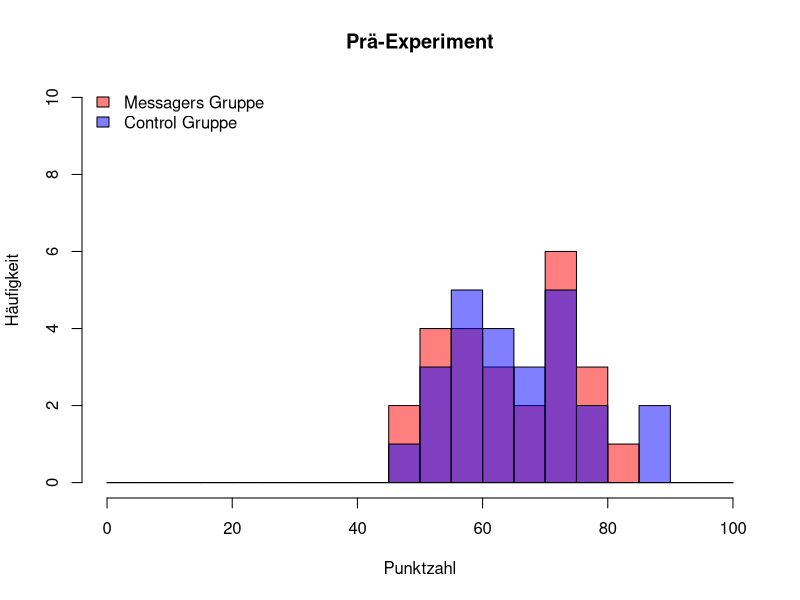
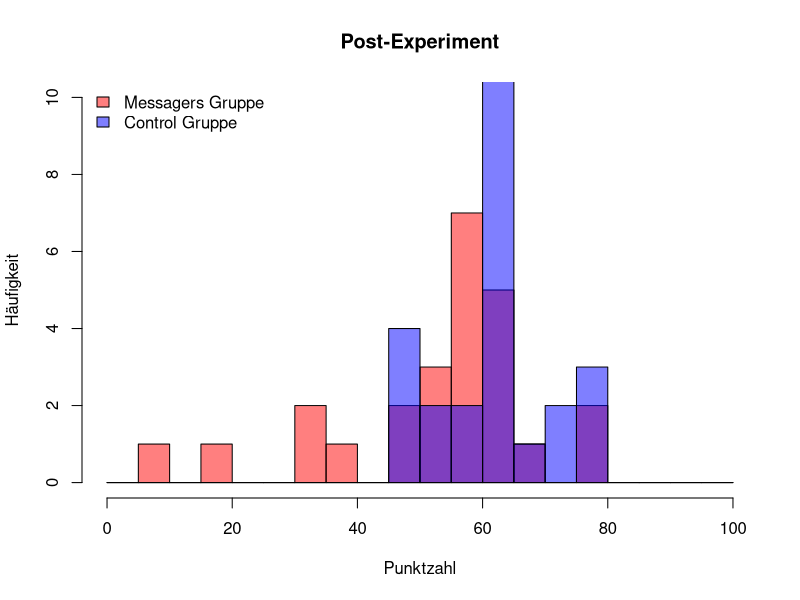
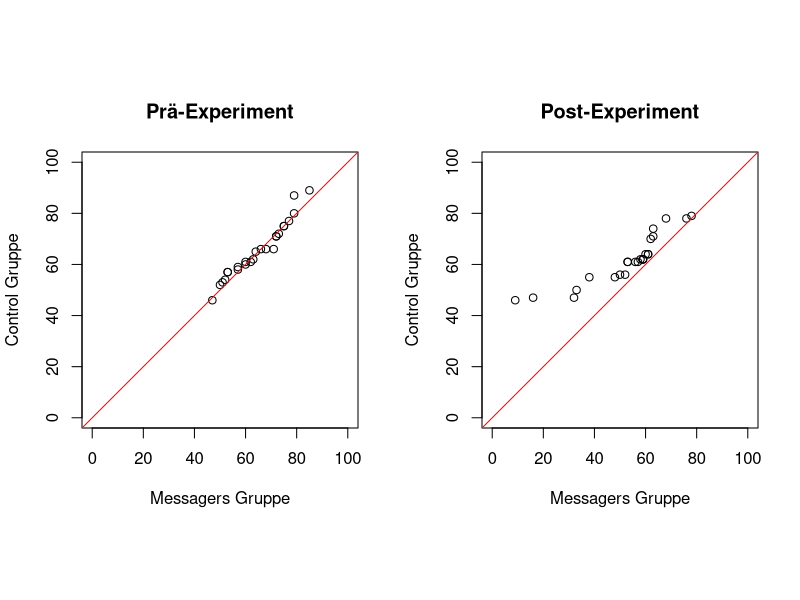
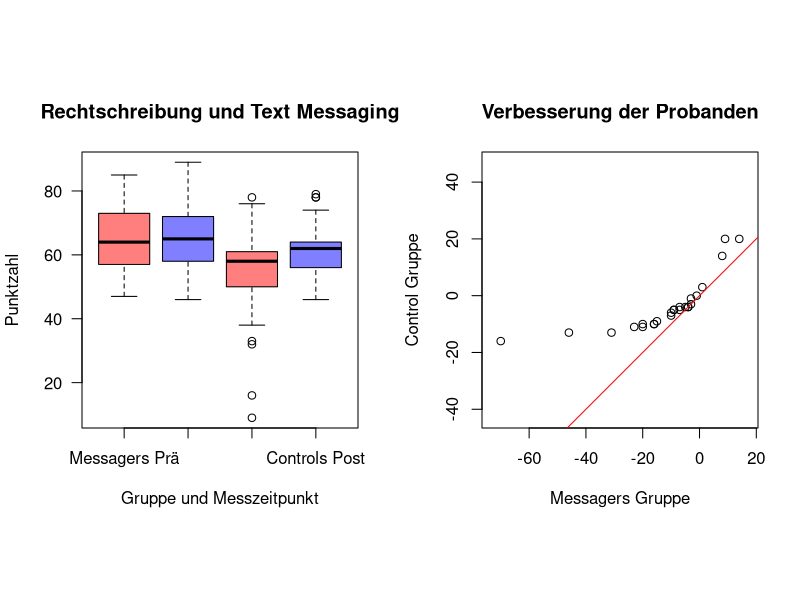
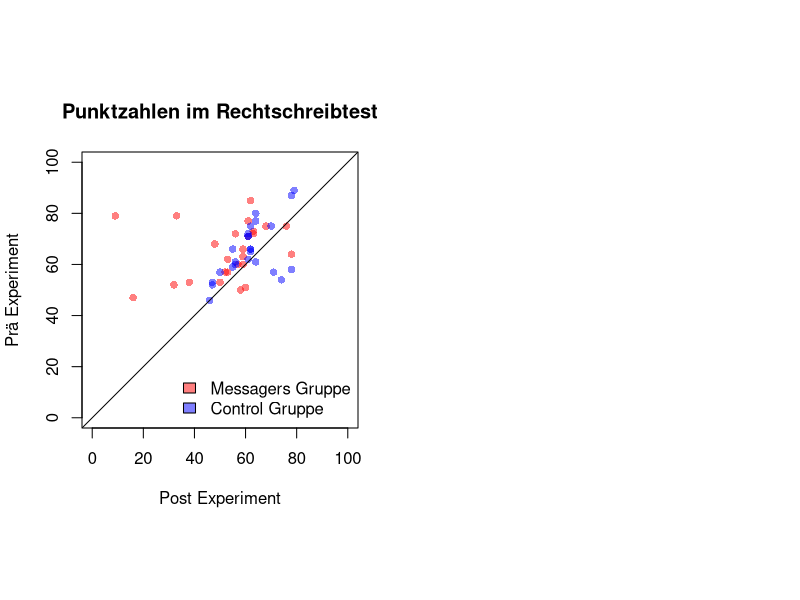

These figures' R source, in order:
## ---- chunk 1
knitr::opts_chunk$set(error=TRUE,        # Keep compiling upon error
                      collapse=TRUE,     # collapse by default
                      echo=TRUE,         # echo code by default
                      comment = "#>",    # change comment character
                      fig.width = 5,     # set figure width
                      out.width = "50%", # set width of displayed images
                      warning=TRUE,      # show R warnings
                      message=FALSE)     # show R messages
## ---- chunk 2
# import the data (delete the white spaces before importing)
df <- read.table("TextMessages.dat", sep = "\t", col.names = c("group", "pre", "post"), colClasses = c("factor", "integer", "integer"), skip = 1)
## ---- chunk 3
hist(df$pre[df$group == "TextMessagers"], col=rgb(1,0,0,0.5),xlim=c(0,100), ylim=c(0,10),
     main="Prä-Experiment", xlab="Punktzahl", ylab = "Häufigkeit", breaks = seq(0,100,5))
hist(df$pre[df$group == "Controls"], col=rgb(0,0,1,0.5),breaks = seq(0,100,5), add=T)
legend("topleft", legend=c("Messagers Gruppe", "Control Gruppe"),
       fill = c(rgb(1,0,0,0.5),rgb(0,0,1,0.5)), cex=1, bty = "n")
## ---- chunk 4
hist(df$post[df$group == "TextMessagers"], col=rgb(1,0,0,0.5),xlim=c(0,100), ylim=c(0,10),
     main="Post-Experiment", xlab="Punktzahl", ylab = "Häufigkeit", breaks = seq(0,100,5))
hist(df$post[df$group == "Controls"], col=rgb(0,0,1,0.5),breaks = seq(0,100,5), add=T)
legend("topleft", legend=c("Messagers Gruppe", "Control Gruppe"),
       fill = c(rgb(1,0,0,0.5),rgb(0,0,1,0.5)), cex=1, bty = "n")
## ---- chunk 5
{
par(mfrow=c(1,2))
par(pty="s")
qqplot(df$pre[df$group == "TextMessagers"],df$pre[df$group == "Controls"],
       ylim = c(0,100), xlim = c(0,100),asp=1, xlab = "Messagers Gruppe", ylab = "Control Gruppe", main = "Prä-Experiment")
abline(0, 1, col = 'red')

par(pty="s")
qqplot(df$post[df$group == "TextMessagers"],df$post[df$group == "Controls"],
       ylim = c(0,100), xlim = c(0,100),asp=1, xlab = "Messagers Gruppe", ylab = "Control Gruppe", main = "Post-Experiment")
abline(0, 1, col = 'red')
}
## ---- chunk 6
#boxplot(df$pre[df$group == "TextMessagers"], col="darkred")

boxplot(
        df$pre[df$group == "TextMessagers"],
        df$pre[df$group == "Controls"],
        df$post[df$group == "TextMessagers"],
        df$post[df$group == "Controls"],
        main = "Rechtschreibung und Text Messaging",
        ylab = "Punktzahl",
        xlab = "Gruppe und Messzeitpunkt",
        at = c(1,2,3,4),
        names = c("Messagers Prä","Controls Prä", "Messagers Post",  "Controls Post"),
        las = 1,
        col = c(rgb(1,0,0,0.5),rgb(0,0,1,0.5)),
        border = "black",
        notch = FALSE
)

## ---- chunk 7
x = seq(1,100)
df$imp <- df$post - df$pre
stem(df$imp[df$group == "Controls"])
## ---- chunk 8
stem(df$imp[df$group == "TextMessagers"])

## ---- chunk 9
par(pty="s")
Xmin = -3 + min(df$imp[df$group == "TextMessagers"])
Xmax = +3 + max(df$imp[df$group == "TextMessagers"])
Ymin = -3 + min(df$imp[df$group == "Controls"])
Ymax = +3 + max(df$imp[df$group == "Controls"])
qqplot(df$imp[df$group == "TextMessagers"],df$imp[df$group == "Controls"],
       ylim = c(Ymin,Ymax), xlim = c(Xmin,Xmax),asp=1, xlab = "Messagers Gruppe", ylab = "Control Gruppe", main = "Verbesserung der Probanden")
abline(0, 1, col = 'red')

## ---- chunk 10
{
par(pty="s")
plot(x = df$post, y = df$pre, xlim = c(0,100), ylim = c(0,100),
     col = ifelse(df$group=="Controls",rgb(0,0,1,0.5),rgb(1,0,0,0.5)),
     ylab = "Prä Experiment",
     xlab = "Post Experiment",
     main = "Punktzahlen im Rechtschreibtest",
     pch=16)
abline(0, 1, col = 'black')
legend("bottomright", legend=c("Messagers Gruppe", "Control Gruppe"),
       fill = c(rgb(1,0,0,0.5),rgb(0,0,1,0.5)), cex=1, bty = "n")
}

